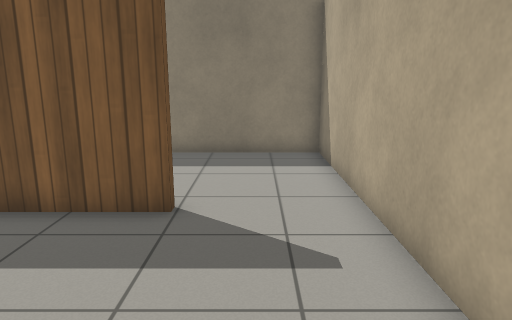
view 1 (above)

16 first-person views from a walk through a Gazebo world. The camera is 1.2 m above the floor, tilts 12° down and sees 70° across. The floor is counted in squares, 0.5 m on a side. Each view is taken from the middle of a square. On the plan, view 1 faces up. The plan holds only what a view shows up to about 20 squares ahead; the rest is blank. Gazebo's built-in surfaces are drawn with simple patterns.

view 2
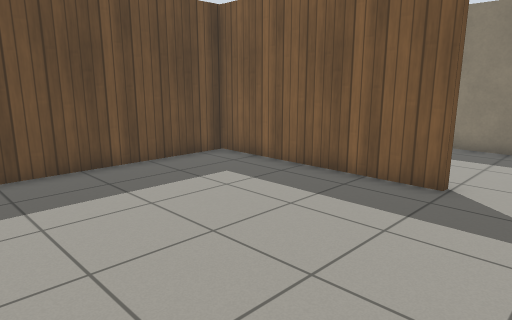

view 3
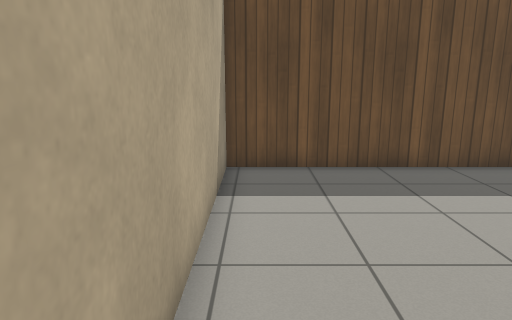

view 4
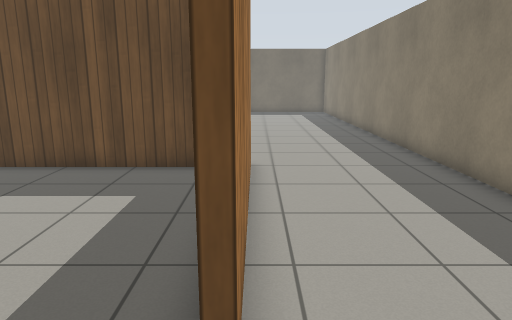

view 5
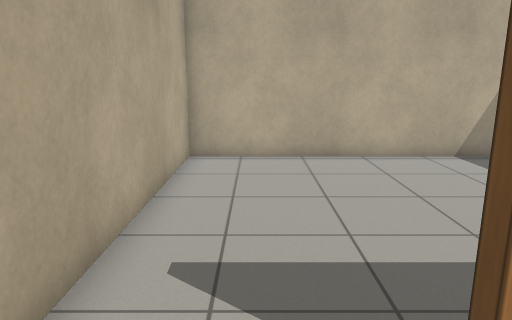

view 6
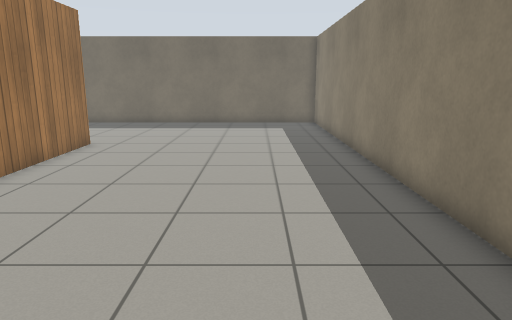

view 7
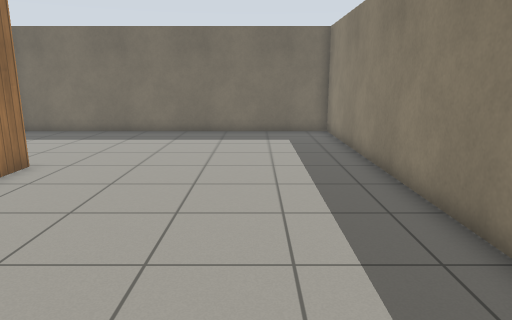

view 8
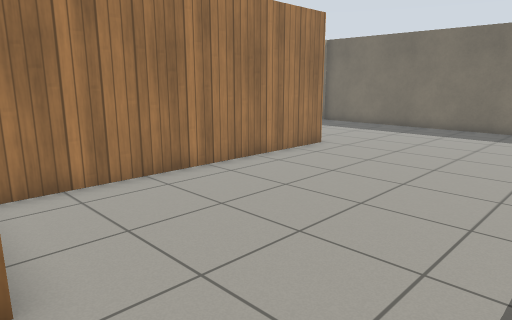

view 9
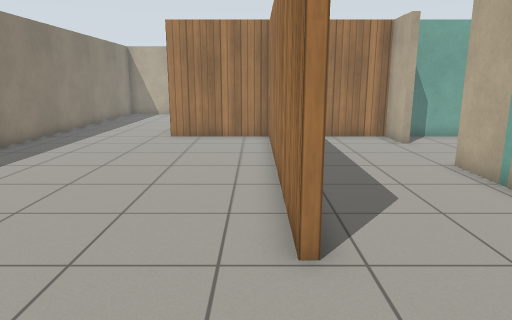

view 10
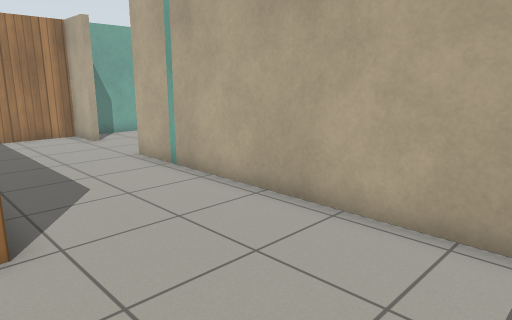

view 11
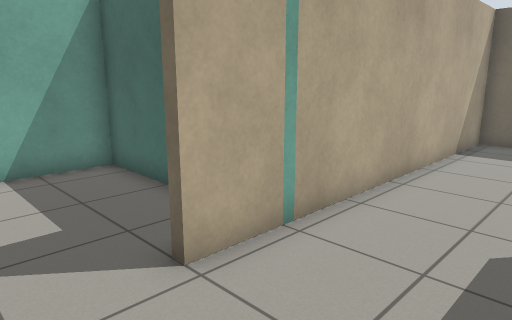

view 12
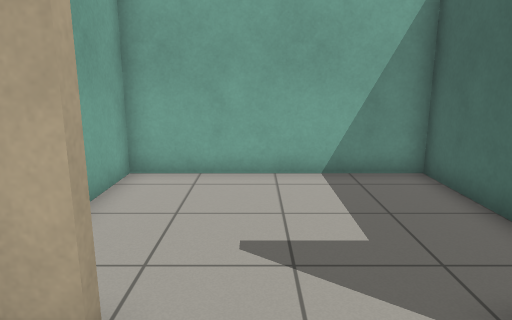

view 13
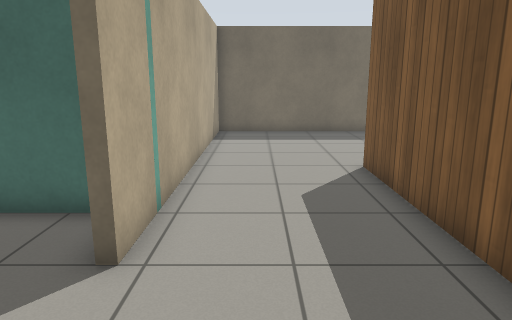

view 14
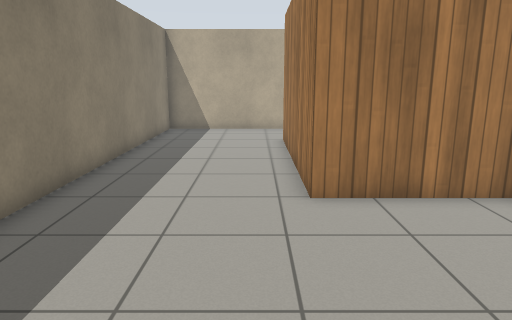

view 15
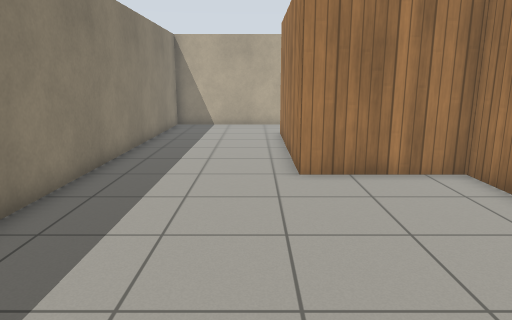

view 16
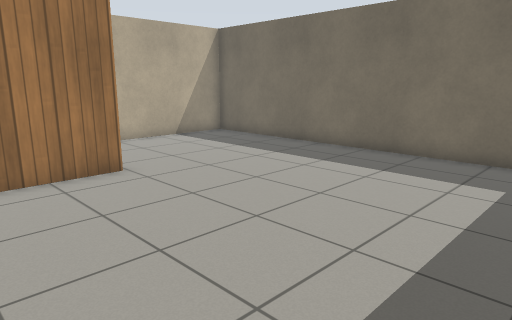

### Floor plan
Ten units are one square. View 1 is at (0, 0); x grows to the right and y downward. Boxes are objects, and circles mark ways between rooms. Rooms are numbered by the first view taken in them; rooms with no view inside come last. Other rooms are left out.
<svg viewBox="-297 -131 324 231">
<path fill="none" stroke="#000" d="M-15 -66 -93 -66 -93 28 22 28 22 -74M-150 -21 -214 -21 -214 -24 -96 -24 -96 -68 -15 -68M-115 28 -96 28 -96 0M22 -74 22 -126 -292 -126 -292 28 -155 28M-155 28 -155 32M-115 32 -115 28M-175 40 -175 95 -96 95 -96 39"/>
<circle cx="0" cy="-70" r="3" fill="#2a7"/>
<circle cx="-135" cy="30" r="3" fill="#2a7"/>
<text x="-30" y="-20">1</text>
<text x="-170" y="-60">2</text>
<text x="-140" y="60">3</text>
</svg>
Room 1 opens to room 2. Room 2 opens to room 3.

Where each view was taken, in squares from view 1:
view 1: 0 up, 0 right, facing up
view 2: 2 down, 1 right, facing up-left
view 3: 2 down, 1 right, facing left
view 4: 7 up, 1 right, facing left
view 5: 9 up, 0 right, facing down
view 6: 9 up, 7 left, facing left
view 7: 9 up, 11 left, facing left
view 8: 11 up, 9 left, facing down-left
view 9: 3 up, 26 left, facing right
view 10: 3 up, 27 left, facing down-right
view 11: 1 up, 13 left, facing down-left
view 12: 0 up, 13 left, facing down
view 13: 1 down, 11 left, facing left
view 14: 8 up, 17 left, facing right
view 15: 8 up, 19 left, facing right
view 16: 12 up, 17 left, facing down-left
